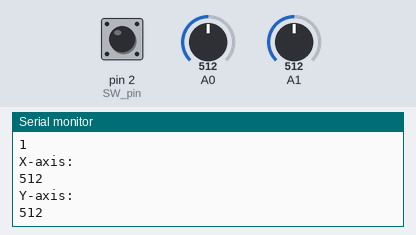
A sketch run on a simulated Arduino Uno, built with avr-gcc and run on an emulated ATmega328P. Shown: the last lines printed to the serial monitor. Inputs (shaded band) come from the test bench; at power-on: A0 = 512, A1 = 512, pin 2 (SW_pin) HIGH.

Above: at 1.3 s.
1.4 s: A0 set to 716
At 1.83 s:
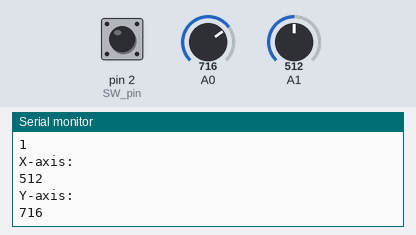
2.9 s: A1 set to 306
At 3.33 s:
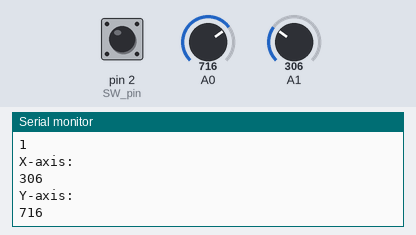
4.4 s: pin 2 (SW_pin) pulled LOW for 0.6 s
6.5 s: A0 set to 900
At 6.84 s:
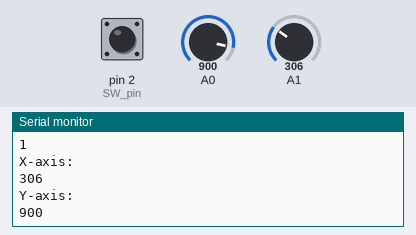
8.0 s: A1 set to 122
At 8.34 s:
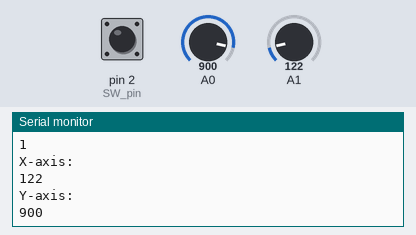
Timing chart, 0 to 10.5 s (numbered marks = the images above; inputs shaded):
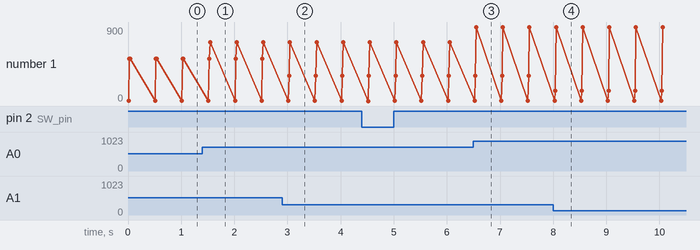

Measured:
- after the input at 1.4 s, the serial monitor: prints a new line after 0.14 s (image 1)
- after the input at 2.9 s, the serial monitor: prints a new line after 0.13 s (image 2)
- after the input at 6.5 s, the serial monitor: prints a new line after 0.05 s (image 3)
- after the input at 8.0 s, the serial monitor: prints a new line at once (image 4)
- plotted number 1: 512 → 716 after the input at 1.4 s, 716 → 900 after the input at 6.5 s

The sketch:

joystick.ino
```cpp
// Arduino pin numbers
const int SW_pin = 2; // digital pin connected to switch output
const int X_pin = 0; // analog pin connected to X output
const int Y_pin = 1; // analog pin connected to Y output

void setup() {
  //pinMode(SW_pin, INPUT);
  //digitalWrite(SW_pin, HIGH);
  //Serial.begin(115200);
  Serial.begin(9600);
}

void loop() {
  Serial.println("Switch:  ");
  Serial.println(digitalRead(2));
  Serial.println("X-axis: ");
  Serial.println(analogRead(A1));
  Serial.println("Y-axis: ");
  Serial.println(analogRead(A0));
  Serial.print("\n\n");
  delay(500);
}
```
